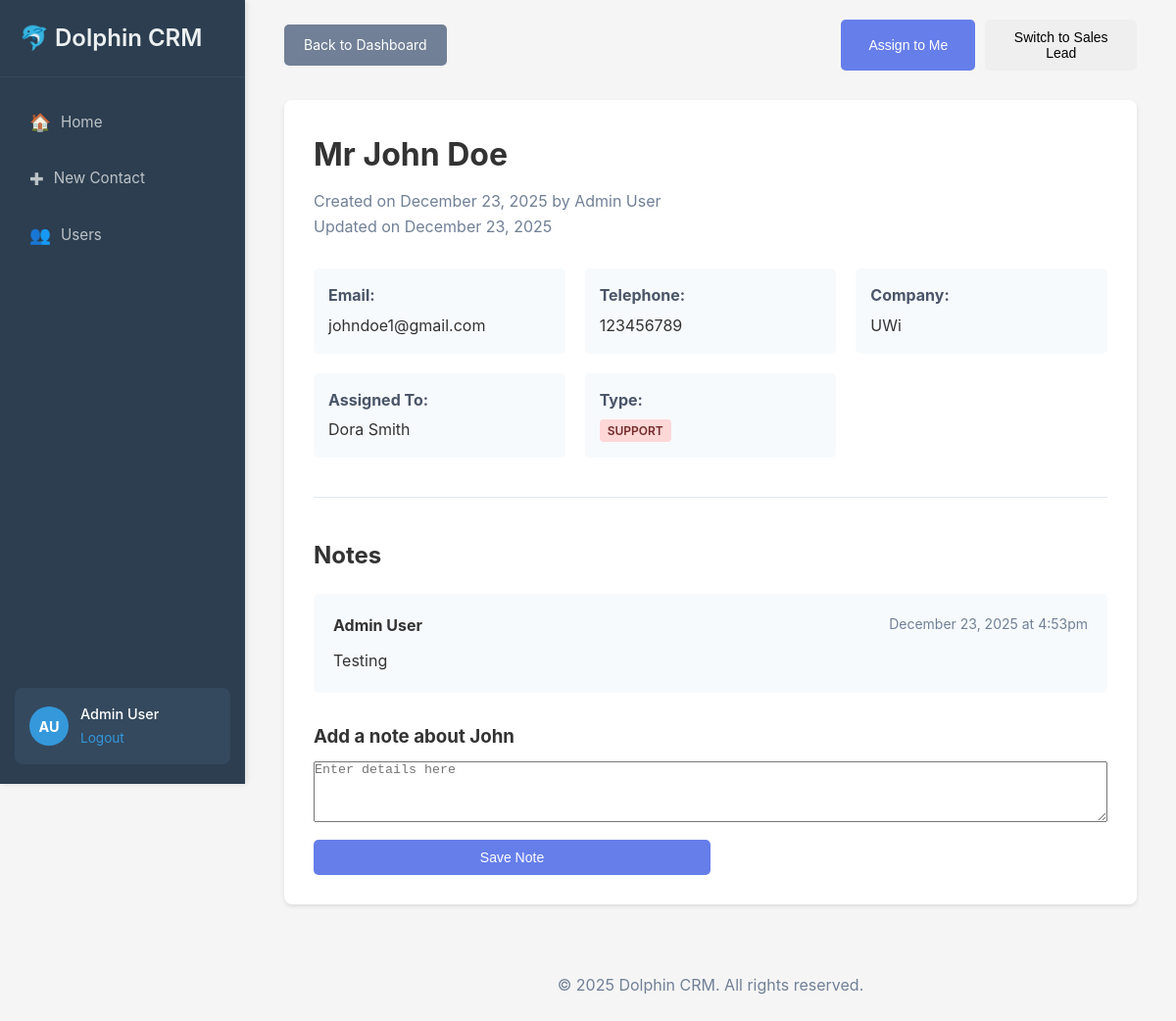
The app's page /contacts/view.php?id=4 (signed in) with its own data.
### tables this page shows
CREATE TABLE `contacts` (
  `id` int(11) NOT NULL,
  `title` varchar(10) DEFAULT NULL,
  `firstname` varchar(50) NOT NULL,
  `lastname` varchar(50) NOT NULL,
  `email` varchar(100) NOT NULL,
  `telephone` varchar(20) DEFAULT NULL,
  `company` varchar(100) DEFAULT NULL,
  `type` enum('Sales Lead','Support') NOT NULL,
  `assigned_to` int(11) DEFAULT NULL,
  `created_by` int(11) DEFAULT NULL,
  `created_at` timestamp NOT NULL DEFAULT current_timestamp(),
  `updated_at` timestamp NOT NULL DEFAULT current_timestamp() ON UPDATE current_timestamp()
);

CREATE TABLE `users` (
  `id` int(11) NOT NULL,
  `firstname` varchar(50) NOT NULL,
  `lastname` varchar(50) NOT NULL,
  `password` varchar(255) NOT NULL,
  `email` varchar(100) NOT NULL,
  `role` enum('Admin','Member') NOT NULL,
  `created_at` timestamp NOT NULL DEFAULT current_timestamp()
);

CREATE TABLE `notes` (
  `id` int(11) NOT NULL,
  `contact_id` int(11) NOT NULL,
  `comment` text NOT NULL,
  `created_by` int(11) NOT NULL,
  `created_at` timestamp NOT NULL DEFAULT current_timestamp()
);

### includes/functions.php (called while the page is built, shortened)
<?php
function getContactById($id) {
    $conn = getDBConnection();
    $stmt = $conn->prepare("
        SELECT c.*,
               creator.firstname as creator_first, creator.lastname as creator_last,
               assignee.firstname as assignee_first, assignee.lastname as assignee_last
        FROM contacts c
        LEFT JOIN users creator ON c.created_by = creator.id
        LEFT JOIN users assignee ON c.assigned_to = assignee.id
        WHERE c.id = ?
    ");
    $stmt->execute([$id]);
    return $stmt->fetch(PDO::FETCH_ASSOC);
}
function getNotesByContactId($contact_id) {
    $conn = getDBConnection();
    $stmt = $conn->prepare("
        SELECT n.*, u.firstname, u.lastname
        FROM notes n
        JOIN users u ON n.created_by = u.id
        WHERE n.contact_id = ?
        ORDER BY n.created_at DESC
    ");
    $stmt->execute([$contact_id]);
    return $stmt->fetchAll(PDO::FETCH_ASSOC);
}
?>

### contacts/view.php (the view, shortened to what this page needs)
<?php
require_once '../includes/functions.php';
$contact_id = $_GET['id'];
$contact = getContactById($contact_id);
$notes = getNotesByContactId($contact_id);
?>
<!DOCTYPE html>
<html lang="en">
<head>
    <link rel="stylesheet" href="../assets/css/styles.css">
</head>
<body>
    <?php include '../includes/aside.php'; ?>
     <div class="main-content">
    <div class="container">
        <div class="contact-header">
            <a href="../dashboard.php" class="btn btn-secondary">Back to Dashboard</a>
            <div class="contact-actions">
                <button class="btn btn-primary" id="assignToMe">Assign to Me</button>
                <button class="btn btn-switch-type">
                    Switch to <?php echo $contact['type'] === 'Sales Lead' ? 'Support' : 'Sales Lead'; ?>
                </button>
            </div>
        </div>
        <div class="contact-details">
            <div class="contact-info">
                <h1><?php echo htmlspecialchars($contact['title'] . ' ' . $contact['firstname'] . ' ' . $contact['lastname']); ?></h1>
                <p class="contact-meta">
                    Created on <?php echo date('F j, Y', strtotime($contact['created_at'])); ?>
                    by <?php echo htmlspecialchars($contact['creator_first'] . ' ' . $contact['creator_last']); ?>
                    <br>
                    Updated on <?php echo date('F j, Y', strtotime($contact['updated_at'])); ?>
                </p>
                <div class="contact-grid">
                    <div class="contact-item">
                        <strong>Email:</strong>
                        <span><?php echo htmlspecialchars($contact['email']); ?></span>
                    </div>
                    <div class="contact-item">
                        <strong>Telephone:</strong>
                        <span><?php echo htmlspecialchars($contact['telephone']); ?></span>
                    </div>
                    <div class="contact-item">
                        <strong>Company:</strong>
                        <span><?php echo htmlspecialchars($contact['company']); ?></span>
                    </div>
                    <div class="contact-item">
                        <strong>Assigned To:</strong>
                        <span><?php echo htmlspecialchars($contact['assignee_first'] . ' ' . $contact['assignee_last']); ?></span>
                    </div>
                    <div class="contact-item">
                        <strong>Type:</strong>
                        <span class="type-badge <?php echo strtolower(str_replace(' ', '-', $contact['type'])); ?>">
                            <?php echo $contact['type']; ?>
                        </span>
                    </div>
                </div>
            </div>
            <div class="notes-section">
                <h2>Notes</h2>
                <div id="notes-container">
                    <?php foreach ($notes as $note): ?>
                    <div class="note">
                        <div class="note-header">
                            <strong><?php echo htmlspecialchars($note['firstname'] . ' ' . $note['lastname']); ?></strong>
                            <span class="note-date"><?php echo date('F j, Y \a\t g:ia', strtotime($note['created_at'])); ?></span>
                        </div>
                        <div class="note-content">
                            <?php echo nl2br(htmlspecialchars($note['comment'])); ?>
                        </div>
                    </div>
                    <?php endforeach; ?>
                </div>
                <div class="add-note">
                    <h3>Add a note about <?php echo htmlspecialchars($contact['firstname']); ?></h3>
                    <textarea id="new-note" placeholder="Enter details here" rows="4"></textarea>
                    <button id="save-note" class="btn btn-primary">Save Note</button>
                </div>
            </div>
        </div>
    </div>
    <?php include '../includes/footer.php'; ?>
</div>
</body>
</html>

### assets/css/styles.css (style rules this page uses)
* { margin: 0; padding: 0; box-sizing: border-box; }
body { font-family: -apple-system, BlinkMacSystemFont, 'Segoe UI', Roboto, Oxygen, Ubuntu, sans-serif; line-height: 1.6; color: #333; background-color: #f5f5f5; }
.main-content { margin-left: 250px; padding: 20px; min-height: 100vh; }
.btn { padding: 10px 20px; border: none; border-radius: 5px; cursor: pointer; text-decoration: none; display: inline-block; font-size: 14px; transition: all 0.3s; }
.btn-primary { width: 50%; background: #667eea; color: white; }
.btn-secondary { background: #718096; color: white; }
.container { max-width: 1200px; margin: 0 auto; padding: 0 20px; }
.type-badge, .role-badge { padding: 4px 8px; border-radius: 4px; font-size: 12px; font-weight: 600; text-transform: uppercase; }
.type-badge.support { background: #fed7d7; color: #742a2a; }
.contact-header { display: flex; justify-content: space-between; align-items: center; margin-bottom: 30px; }
.contact-actions { display: flex; gap: 10px; }
.contact-details { background: white; border-radius: 8px; padding: 30px; box-shadow: 0 2px 4px rgba(0,0,0,0.1); }
.contact-info h1 { margin-bottom: 10px; }
.contact-meta { color: #718096; margin-bottom: 30px; }
.contact-grid { display: grid; grid-template-columns: repeat(auto-fit, minmax(250px, 1fr)); gap: 20px; }
.contact-item { padding: 15px; background: #f7fafc; border-radius: 5px; }
.contact-item strong { display: block; color: #4a5568; margin-bottom: 5px; }
.notes-section { margin-top: 40px; padding-top: 40px; border-top: 1px solid #e2e8f0; }
.notes-section h2 { margin-bottom: 20px; }
.note { background: #f7fafc; padding: 20px; border-radius: 5px; margin-bottom: 20px; }
.note-header { display: flex; justify-content: space-between; margin-bottom: 10px; }
.note-date { color: #718096; font-size: 14px; }
.add-note { margin-top: 30px; }
.add-note h3 { margin-bottom: 10px; }
.add-note textarea { width: 100%; margin-bottom: 10px; }

### records on screen
contacts: title+firstname+lastname "Mr John Doe", created_at "December 23, 2025", users.firstname+lastname "Admin User", updated_at "December 23, 2025", email "johndoe1@gmail.com", telephone "123456789", company "UWi", users.firstname+lastname "Dora Smith", type "SUPPORT", firstname "John"
notes: users.firstname+lastname "Admin User", created_at "December 23, 2025 at 4:53pm", comment "Testing"

### other values on screen
$firstInitial "A"
$lastInitial "U"
$_SESSION['firstname'] . ' ' . $_SESSION['lastname'] "Admin User"
